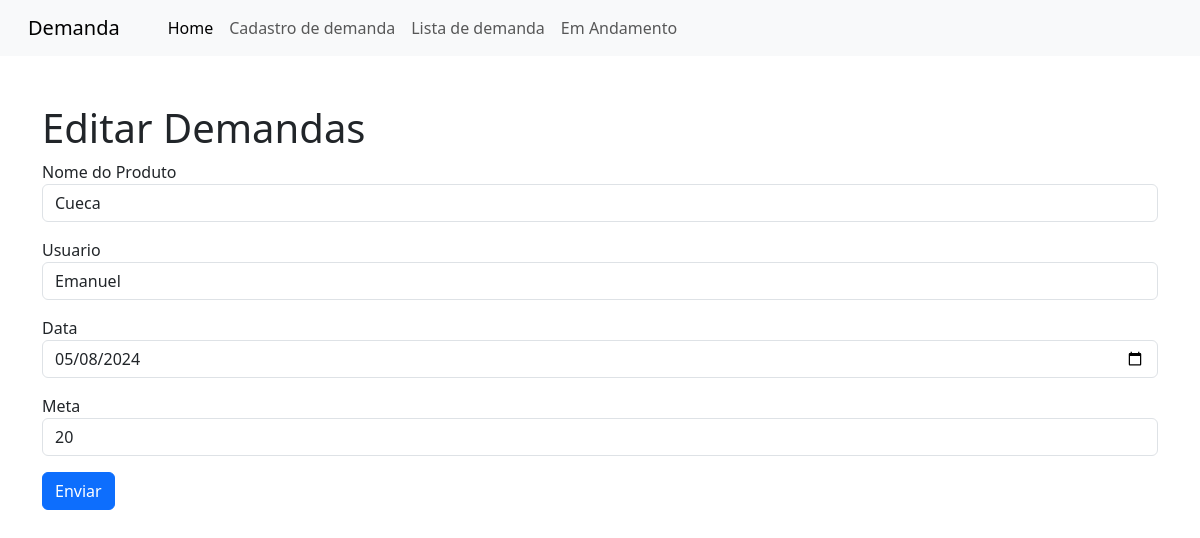
Page /index2.php?page=editar&id=7 on the committed database.
### tables this page shows
CREATE TABLE `demandas` (
  `id` int(11) NOT NULL,
  `produto` varchar(255) NOT NULL,
  `usuario` varchar(255) NOT NULL,
  `data_demanda` date NOT NULL,
  `meta` int(100) NOT NULL,
  `producao` int(255) DEFAULT NULL
);

### editar_demanda.php (the view, shortened to what this page needs)
<h1>Editar Demandas</h1>
<?php
    $sql = "SELECT * FROM demandas WHERE id=".$_REQUEST["id"];
    $res = $conn->query($sql);
    $row = $res->fetch_object();
?>
<form action="?page=salvar" method="POST">
    <div class="mb-3">
        <label>Nome do Produto</label>
        <input type="text" name="produto" value="<?php print $row->produto; ?>" class="form-control">
    </div>
    <div class="mb-3">
        <label>Usuario</label>
        <input type="text" name="usuario" value="<?php print $row->usuario; ?>" class="form-control">
    </div>
    <div class="mb-3">
        <label>Data</label>
        <input type="date" name="data_demanda" value="<?php print $row->data_demanda; ?>" class="form-control">
    </div>
    <div class="mb-3">
        <label>Meta</label>
        <input type="number" name="meta" value="<?php print $row->meta; ?>" class="form-control">
    </div>
    <div class="mb-3">
        <button type="submit" class="btn btn-primary">Enviar</button>
    </div>
</form>

### rows in the picture
demandas: produto "Cueca", usuario "Emanuel", data_demanda "05/08/2024", meta "20"
